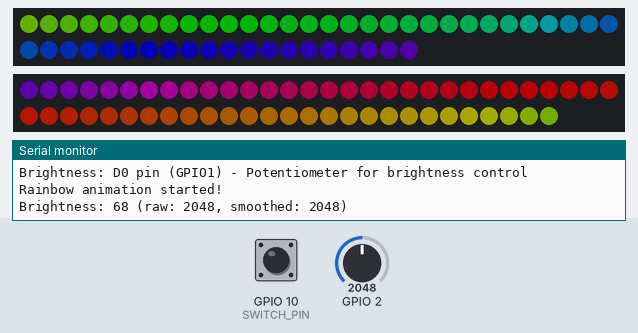
This program was run on a simulated ESP32-C6. On the bench: 50 RGB LEDs in strip order, left to right, continuing on the next row, 57 RGB LEDs in strip order, left to right, continuing on the next row, the last lines printed to the serial monitor. The inputs (shaded band) are chosen by the test bench; at power-on: GPIO 10 (SWITCH_PIN) LOW, GPIO 2 = 2048. Dim RGB values are drawn brighter than linear.

Above: at 2.2 s.
2.3 s: GPIO 10 (SWITCH_PIN) pulled HIGH for 3.2 s
At 3.2 s:
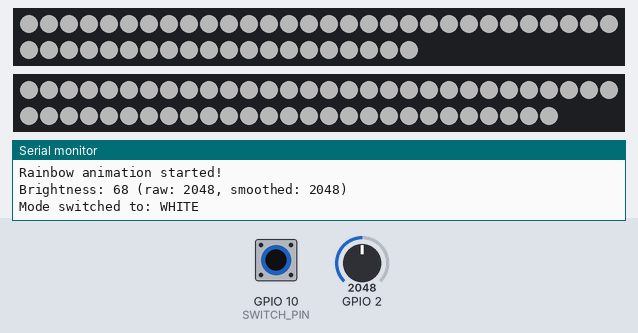
6.1 s: GPIO 2 set to 2866
At 6.27 s:
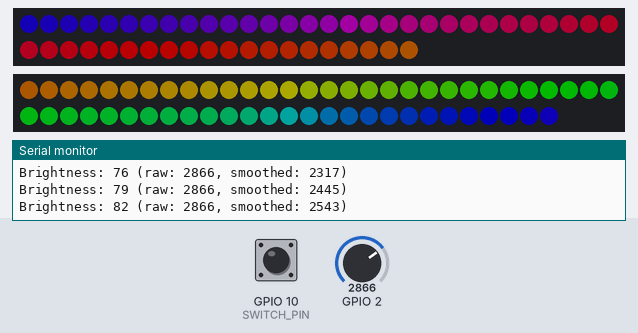
9.1 s: GPIO 2 set to 2047
At 11.47 s:
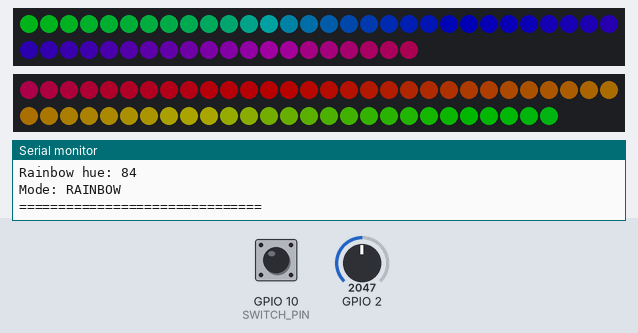
12.1 s: GPIO 10 (SWITCH_PIN) pulled HIGH for 0.15 s
At 12.61 s:
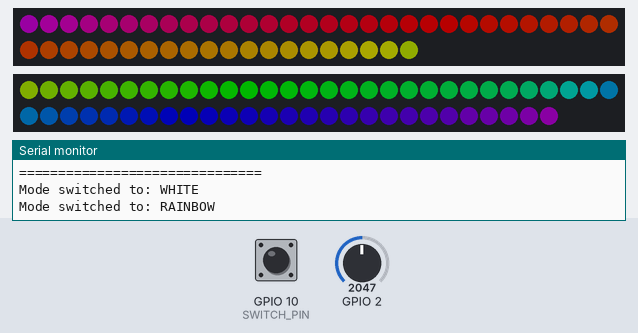
12.8 s: GPIO 2 set to 491
At 13.22 s:
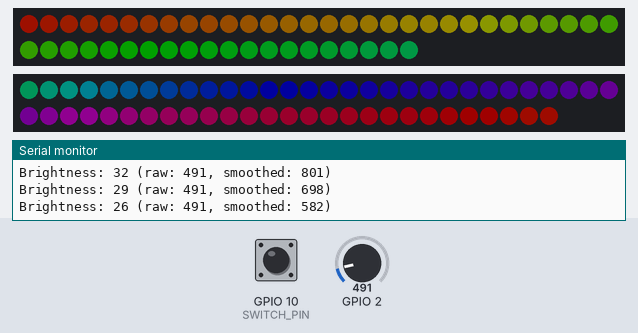
15.8 s: GPIO 10 (SWITCH_PIN) pulled HIGH for 1 s
At 17.9 s:
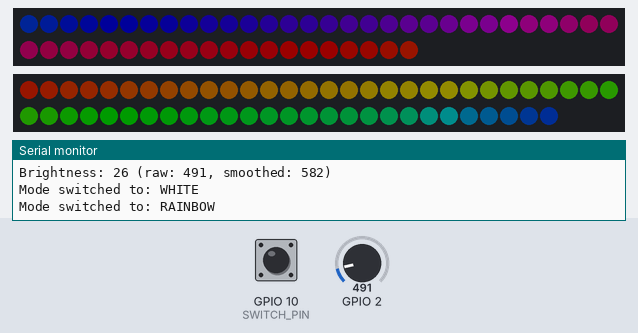
Timing chart, 0 to 19.4 s (numbered marks = the images above; inputs shaded):
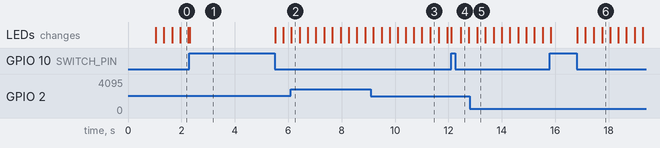

Measured:
- after the input at 2.3 s, the LEDs: change at once (image 1)
- after the input at 12.1 s, the LEDs: first change at once (image 4 shows a later state)
- after the input at 12.8 s, the LEDs: change after 0.27 s (image 5)
- after the input at 15.8 s, the LEDs: first change at once (image 6 shows a later state)

The program:

main.cpp
```cpp
/*
 * Rainbow Display Firmware
 *
 * ESP32-C3 XIAO Rainbow LED Controller
 * - 60 RGB pixels total (WS2812B)
 * - First 30 pixels on D3 (GPIO4)
 * - Second 30 pixels on D4 (GPIO5)
 * - Continuous rainbow pattern animation
 *
 * Hardware: Seeed Studio XIAO ESP32-C3
 *
 * Created: September 2025
 */

#include <Arduino.h>
#include <FastLED.h>

// Pin definitions for Seeed XIAO ESP32-C6 (using C3 toolchain for compatibility)
#define LED_PIN_1 D3     // D3 pin (GPIO4) - First 50 pixels
#define LED_PIN_2 D4     // D4 pin (GPIO5) - Second 57 pixels
#define SWITCH_PIN D10   // D10 pin - Mode switch (3.3V = white, disconnected = rainbow)
#define BRIGHTNESS_POT D0 // D0 pin (GPIO1) - Brightness control potentiometer

// LED configuration
#define NUM_LEDS_STRIP1 50
#define NUM_LEDS_STRIP2 57
#define TOTAL_LEDS 107
#define LED_TYPE WS2812B
#define COLOR_ORDER GRB

// Animation settings
#define MAX_BRIGHTNESS 127     // Maximum brightness (0-255) - 50% of full brightness
#define MIN_BRIGHTNESS 10      // Minimum brightness to avoid completely off
#define FRAMES_PER_SECOND 60   // Animation speed
#define RAINBOW_SPEED 3        // Rainbow rotation speed

// LED arrays
CRGB leds1[NUM_LEDS_STRIP1];  // Strip 1 (D3) - 50 pixels
CRGB leds2[NUM_LEDS_STRIP2];  // Strip 2 (D4) - 120 pixels

// Animation variables
uint8_t gHue = 0;  // Rotating base color

// Mode control variables
bool whiteMode = false;      // Current mode: false = rainbow, true = white
bool lastSwitchState = false; // Previous switch state for change detection

// Brightness control variables
uint8_t currentBrightness = MAX_BRIGHTNESS;  // Current LED brightness
uint16_t lastPotValue = 0;                   // Previous pot reading for smoothing
uint16_t smoothedPotValue = 0;               // Running average of pot readings
uint8_t smoothingCounter = 0;                // Counter for smoothing algorithm
#define SMOOTHING_SAMPLES 8                  // Number of samples for averaging
#define BRIGHTNESS_CHANGE_THRESHOLD 3        // Minimum change to update brightness

// Function declarations
void rainbow();
void solidWhite();
void checkModeSwitch();
void updateBrightness();
void printStatus();
void statusUpdate();

void setup() {
  Serial.begin(115200);
  delay(1000);

  Serial.println("Rainbow Display Starting...");
  Serial.println("Hardware: Seeed XIAO ESP32-C6 (using C3 toolchain)");
  Serial.printf("Total LEDs: %d (50 + 57)\n", TOTAL_LEDS);
  Serial.println("Strip 1: D3 pin (GPIO4) - 50 LEDs");
  Serial.println("Strip 2: D4 pin (GPIO5) - 57 LEDs");
  Serial.println("Switch: D10 pin (GPIO21) - Connect to 3.3V for white mode");
  Serial.println("Brightness: D0 pin (GPIO1) - Potentiometer for brightness control");

  // Initialize mode switch pin
  pinMode(SWITCH_PIN, INPUT_PULLDOWN);  // Use internal pulldown resistor

  // Initialize brightness potentiometer pin
  pinMode(BRIGHTNESS_POT, INPUT);  // Analog input for potentiometer

  // Initialize smoothed potentiometer value
  smoothedPotValue = analogRead(BRIGHTNESS_POT);

  // Initialize FastLED for both strips
  FastLED.addLeds<LED_TYPE, LED_PIN_1, COLOR_ORDER>(leds1, NUM_LEDS_STRIP1);
  FastLED.addLeds<LED_TYPE, LED_PIN_2, COLOR_ORDER>(leds2, NUM_LEDS_STRIP2);

  // Set initial brightness
  FastLED.setBrightness(currentBrightness);

  // Clear all LEDs initially
  FastLED.clear();
  FastLED.show();

  Serial.println("Rainbow animation started!");
}

void loop() {
  // Check for mode switch changes
  checkModeSwitch();

  // Update brightness from potentiometer
  updateBrightness();

  // Run appropriate animation based on mode
  if (whiteMode) {
    solidWhite();
  } else {
    rainbow();
  }

  // Update LEDs
  FastLED.show();

  // Control animation speed
  FastLED.delay(1000 / FRAMES_PER_SECOND);

  // Rotate the rainbow
  EVERY_N_MILLISECONDS(20) {
    gHue += RAINBOW_SPEED;
  }

  // Print status updates
  statusUpdate();
}

void rainbow() {
  // Fill both strips with rainbow pattern
  // Each LED gets a color based on its position in the total sequence

  // Strip 1: LEDs 0-49
  for (int i = 0; i < NUM_LEDS_STRIP1; i++) {
    uint8_t hue1 = gHue + (i * 256 / TOTAL_LEDS);
    leds1[i] = CHSV(hue1, 255, 255);
  }

  // Strip 2: LEDs 50-106 (continue the pattern)
  for (int i = 0; i < NUM_LEDS_STRIP2; i++) {
    uint8_t hue2 = gHue + ((i + NUM_LEDS_STRIP1) * 256 / TOTAL_LEDS);
    leds2[i] = CHSV(hue2, 255, 255);
  }
}

void solidWhite() {
  // Set all LEDs to solid white
  for (int i = 0; i < NUM_LEDS_STRIP1; i++) {
    leds1[i] = CRGB::White;
  }

  for (int i = 0; i < NUM_LEDS_STRIP2; i++) {
    leds2[i] = CRGB::White;
  }
}

void checkModeSwitch() {
  // Read switch state (HIGH when connected to 3.3V)
  bool currentSwitchState = digitalRead(SWITCH_PIN);

  // Check for state change
  if (currentSwitchState != lastSwitchState) {
    // Switch state changed
    whiteMode = currentSwitchState;

    Serial.print("Mode switched to: ");
    Serial.println(whiteMode ? "WHITE" : "RAINBOW");

    // Clear LEDs when switching modes for smooth transition
    FastLED.clear();

    lastSwitchState = currentSwitchState;
  }
}

void updateBrightness() {
  // Read potentiometer value (0-4095 on ESP32-C6)
  uint16_t rawPotValue = analogRead(BRIGHTNESS_POT);

  // Implement exponential moving average for smoothing
  // Formula: smoothed = (alpha * new_value) + ((1-alpha) * old_value)
  // Using alpha = 1/8 for gentle smoothing
  smoothedPotValue = ((rawPotValue) + (7 * smoothedPotValue)) / 8;

  // Map smoothed potentiometer value to brightness range
  uint8_t newBrightness = map(smoothedPotValue, 0, 4095, MIN_BRIGHTNESS, MAX_BRIGHTNESS);

  // Only update if change is significant enough to avoid jitter
  if (abs(newBrightness - currentBrightness) >= BRIGHTNESS_CHANGE_THRESHOLD) {
    currentBrightness = newBrightness;

    // Update FastLED brightness
    FastLED.setBrightness(currentBrightness);

    // Debug output (only when brightness changes significantly)
    Serial.printf("Brightness: %d (raw: %d, smoothed: %d)\n",
                  currentBrightness, rawPotValue, smoothedPotValue);
  }
}

void printStatus() {
  // Print system information
  Serial.println("\n=== Rainbow Display Status ===");
  Serial.printf("Free heap: %d bytes\n", ESP.getFreeHeap());
  Serial.printf("Animation speed: %d FPS\n", FRAMES_PER_SECOND);
  Serial.printf("Brightness: %d/255\n", currentBrightness);
  Serial.printf("Rainbow hue: %d\n", gHue);
  Serial.printf("Mode: %s\n", whiteMode ? "WHITE" : "RAINBOW");
  Serial.println("===============================");
}

// Print status every 10 seconds
void statusUpdate() {
  EVERY_N_SECONDS(10) {
    printStatus();
  }
}
```
